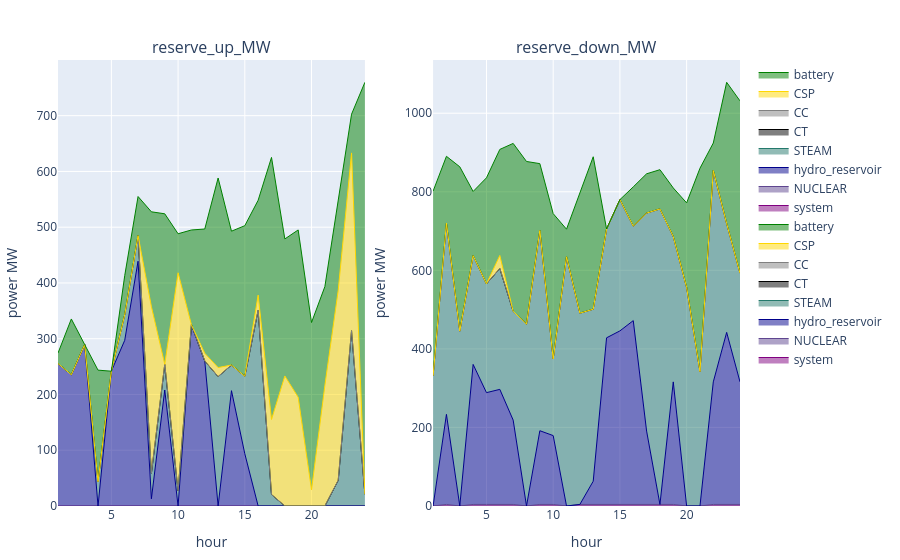

The cell this chart's notebook holds for it:
### Code cell
# p1 = plot_reserve_by_fieldy(reserve_uc_, :reserve_up_MW, :resource)
dissagregate_by_battery = false
if !dissagregate_by_battery
    p2 = plot_reserve(reserve_uc)
else
    p1 = plot_reserve_by_fieldy(s_uc.reserve[(s_uc.reserve.configuration .== config_) .&  (s_uc.reserve.day .== day_) .&  (s_uc.reserve.resource .== "battery"),:], :reserve_up_MW, :r_id)
    p2 = plot_reserve_by_fieldy(s_uc.reserve[(s_uc.reserve.configuration .== config_) .&  (s_uc.reserve.day .== day_) .&  (s_uc.reserve.resource .== "battery"),:], :reserve_down_MW, :r_id)
    [p1 p2]
end

### Figure 1 — Plotly figure (JSON) as saved in the notebook; plotly's stock layout.template omitted (floating-point values rounded to 4 significant figures)
{"data": [{"line": {"color": "purple", "shape": "line", "width": 1}, "mode": "lines", "name": "system", "stackgroup": 1, "type": "scatter", "x": [1, 2, 3, 4, 5, 6, 7, 8, 9, 10, 11, 12, 13, 14, 15, 16, 17, 18, 19, 20, 21, 22, 23, 24], "xaxis": "x1", "y": [null, null, null, null, null, null, null, null, null, null, null, null, null, null, null, null, null, null, null, null, null, null, null, null], "yaxis": "y1"}, {"line": {"color": "rgba(95, 70, 144, 1)", "shape": "line", "width": 1}, "mode": "lines", "name": "NUCLEAR", "stackgroup": 1, "type": "scatter", "x": [1, 2, 3, 4, 5, 6, 7, 8, 9, 10, 11, 12, 13, 14, 15, 16, 17, 18, 19, 20, 21, 22, 23, 24], "xaxis": "x1", "y": [0, 0, 0, 0, 0, 0, 0, 0, 0, 0, 0, 0, 0, 0, 0, 0, 0, 0, 0, 0, 0, 0, 0, 0], "yaxis": "y1"}, {"line": {"color": "darkblue", "shape": "line", "width": 1}, "mode": "lines", "name": "hydro_reservoir", "stackgroup": 1, "type": "scatter", "x": [1, 2, 3, 4, 5, 6, 7, 8, 9, 10, 11, 12, 13, 14, 15, 16, 17, 18, 19, 20, 21, 22, 23, 24], "xaxis": "x1", "y": [255.5, 235.4, 289.5, 0, 241.8, 297.1, 439.0, 12.89, 208.0, 0, 325.0, 260, 0, 206.8, 93.71, 0, 0, 0, 0, 0, 0, 0, 0, 0], "yaxis": "y1"}, {"line": {"color": "rgba(36, 121, 108, 1)", "shape": "line", "width": 1}, "mode": "lines", "name": "STEAM", "stackgroup": 1, "type": "scatter", "x": [1, 2, 3, 4, 5, 6, 7, 8, 9, 10, 11, 12, 13, 14, 15, 16, 17, 18, 19, 20, 21, 22, 23, 24], "xaxis": "x1", "y": [0, 0, 0, 43.62, 0, 46.0, 46.0, 46.0, 46.0, 27.24, 0, 0, 232.0, 46.0, 139.0, 351.3, 20.57, 0, 0, 0, 0, 46.0, 314.4, 21.01], "yaxis": "y1"}, {"line": {"color": "black", "shape": "line", "width": 1}, "mode": "lines", "name": "CT", "stackgroup": 1, "type": "scatter", "x": [1, 2, 3, 4, 5, 6, 7, 8, 9, 10, 11, 12, 13, 14, 15, 16, 17, 18, 19, 20, 21, 22, 23, 24], "xaxis": "x1", "y": [0, 0, 0, 0, 0, 0, 0, 0, 0, 0, 0, 0, 0, 0, 0, 0, 0, 0, 0, 0, 0, 0, 0, 0], "yaxis": "y1"}, {"line": {"color": "grey", "shape": "line", "width": 1}, "mode": "lines", "name": "CC", "stackgroup": 1, "type": "scatter", "x": [1, 2, 3, 4, 5, 6, 7, 8, 9, 10, 11, 12, 13, 14, 15, 16, 17, 18, 19, 20, 21, 22, 23, 24], "xaxis": "x1", "y": [0, 0, 0, 0, 0, 0, 0, 0, 0, 0, 0, 0, 0, 0, 0, 0, 0, 0, 0, 0, 0, 0, 0, 0], "yaxis": "y1"}, {"line": {"color": "gold", "shape": "line", "width": 1}, "mode": "lines", "name": "CSP", "stackgroup": 1, "type": "scatter", "x": [1, 2, 3, 4, 5, 6, 7, 8, 9, 10, 11, 12, 13, 14, 15, 16, 17, 18, 19, 20, 21, 22, 23, 24], "xaxis": "x1", "y": [0, 0, 0, 0, 0, 0, 0, 298.7, 0, 391, 0, 13.75, 16.23, 0, 0, 27.04, 134.6, 233.2, 195.1, 29.07, 216.2, 340.6, 318.8, 0], "yaxis": "y1"}, {"line": {"color": "green", "shape": "line", "width": 1}, "mode": "lines", "name": "battery", "stackgroup": 1, "type": "scatter", "x": [1, 2, 3, 4, 5, 6, 7, 8, 9, 10, 11, 12, 13, 14, 15, 16, 17, 18, 19, 20, 21, 22, 23, 24], "xaxis": "x1", "y": [18.77, 100, 0, 200, 0, 70, 70, 170, 270, 70, 170, 223.0, 340, 240, 270, 170, 470, 245.7, 300, 300, 177.3, 160.9, 69.45, 738.8], "yaxis": "y1"}, {"line": {"color": "purple", "shape": "line", "width": 1}, "mode": "lines", "name": "system", "stackgroup": 1, "type": "scatter", "x": [1, 2, 3, 4, 5, 6, 7, 8, 9, 10, 11, 12, 13, 14, 15, 16, 17, 18, 19, 20, 21, 22, 23, 24], "xaxis": "x2", "y": [null, null, null, null, null, null, null, null, null, null, null, null, null, null, null, null, null, null, null, null, null, null, null, null], "yaxis": "y2"}, {"line": {"color": "rgba(95, 70, 144, 1)", "shape": "line", "width": 1}, "mode": "lines", "name": "NUCLEAR", "stackgroup": 1, "type": "scatter", "x": [1, 2, 3, 4, 5, 6, 7, 8, 9, 10, 11, 12, 13, 14, 15, 16, 17, 18, 19, 20, 21, 22, 23, 24], "xaxis": "x2", "y": [0, 4, 0, 4, 4, 4, 4, 0, 4, 4, 0, 4, 4, 4, 4, 4, 4, 4, 4, 0, 0, 4, 4, 4], "yaxis": "y2"}, {"line": {"color": "darkblue", "shape": "line", "width": 1}, "mode": "lines", "name": "hydro_reservoir", "stackgroup": 1, "type": "scatter", "x": [1, 2, 3, 4, 5, 6, 7, 8, 9, 10, 11, 12, 13, 14, 15, 16, 17, 18, 19, 20, 21, 22, 23, 24], "xaxis": "x2", "y": [0, 229.3, 0, 356.5, 284.6, 293.0, 214.7, 0, 187.6, 175.3, 0, 0, 59.13, 424.2, 441.8, 468, 186.8, 0, 312, 0, 0, 312, 438.0, 312], "yaxis": "y2"}, {"line": {"color": "rgba(36, 121, 108, 1)", "shape": "line", "width": 1}, "mode": "lines", "name": "STEAM", "stackgroup": 1, "type": "scatter", "x": [1, 2, 3, 4, 5, 6, 7, 8, 9, 10, 11, 12, 13, 14, 15, 16, 17, 18, 19, 20, 21, 22, 23, 24], "xaxis": "x2", "y": [331.6, 487.0, 445.3, 277.0, 277.0, 307.7, 277.0, 463.0, 510.0, 195.1, 634.7, 487.0, 437.9, 277.0, 334.2, 240.5, 555.0, 752.3, 370.0, 556.6, 342.2, 538.2, 277.0, 277.0], "yaxis": "y2"}, {"line": {"color": "black", "shape": "line", "width": 1}, "mode": "lines", "name": "CT", "stackgroup": 1, "type": "scatter", "x": [1, 2, 3, 4, 5, 6, 7, 8, 9, 10, 11, 12, 13, 14, 15, 16, 17, 18, 19, 20, 21, 22, 23, 24], "xaxis": "x2", "y": [0, 0, 0, 0, 0, 0, 0, 0, 0, 0, 0, 0, 0, 0, 0, 0, 0, 0, 0, 0, 0, 0, 0, 0], "yaxis": "y2"}, {"line": {"color": "grey", "shape": "line", "width": 1}, "mode": "lines", "name": "CC", "stackgroup": 1, "type": "scatter", "x": [1, 2, 3, 4, 5, 6, 7, 8, 9, 10, 11, 12, 13, 14, 15, 16, 17, 18, 19, 20, 21, 22, 23, 24], "xaxis": "x2", "y": [0, 0, 0, 0, 0, 0, 0, 0, 0, 0, 0, 0, 0, 0, 0, 0, 0, 0, 0, 0, 0, 0, 0, 0], "yaxis": "y2"}, {"line": {"color": "gold", "shape": "line", "width": 1}, "mode": "lines", "name": "CSP", "stackgroup": 1, "type": "scatter", "x": [1, 2, 3, 4, 5, 6, 7, 8, 9, 10, 11, 12, 13, 14, 15, 16, 17, 18, 19, 20, 21, 22, 23, 24], "xaxis": "x2", "y": [0, 0, 0, 0, 0, 33.19, 0, 0, 0, 0, 0, 0, 0, 0, 0, 0, 0, 0, 0, 0, 0, 0, 0, 0], "yaxis": "y2"}, {"line": {"color": "green", "shape": "line", "width": 1}, "mode": "lines", "name": "battery", "stackgroup": 1, "type": "scatter", "x": [1, 2, 3, 4, 5, 6, 7, 8, 9, 10, 11, 12, 13, 14, 15, 16, 17, 18, 19, 20, 21, 22, 23, 24], "xaxis": "x2", "y": [470, 170, 418.3, 163.4, 270, 270, 427.4, 414.2, 170, 370, 70, 303.3, 388.1, 0, 0, 100, 100, 100, 123.7, 215.2, 517.8, 70, 359.7, 438.4], "yaxis": "y2"}], "layout": {"annotations": [{"font": {"size": 16}, "showarrow": false, "text": "reserve_up_MW", "x": 0.225, "xanchor": "center", "xref": "paper", "y": 1, "yanchor": "bottom", "yref": "paper"}, {"font": {"size": 16}, "showarrow": false, "text": "reserve_down_MW", "x": 0.775, "xanchor": "center", "xref": "paper", "y": 1, "yanchor": "bottom", "yref": "paper"}], "margin": {"b": 50, "l": 50, "r": 50, "t": 60}, "xaxis1": {"anchor": "y1", "domain": [0, 0.45], "title": {"text": "hour"}}, "xaxis2": {"anchor": "y2", "domain": [0.55, 1], "title": {"text": "hour"}}, "yaxis1": {"anchor": "x1", "domain": [0, 1], "title": {"text": "power MW"}}, "yaxis2": {"anchor": "x2", "domain": [0, 1], "title": {"text": "power MW"}}}}
